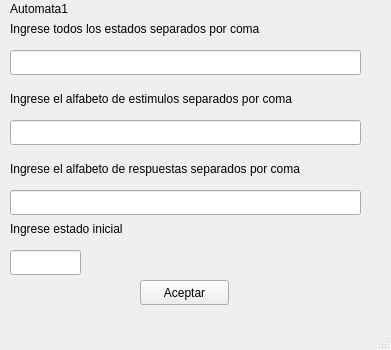
<?xml version="1.0" encoding="UTF-8"?>
<ui version="4.0">
 <class>MainWindow</class>
 <widget class="QMainWindow" name="MainWindow">
  <property name="geometry">
   <rect>
    <x>0</x>
    <y>0</y>
    <width>391</width>
    <height>350</height>
   </rect>
  </property>
  <property name="windowTitle">
   <string>MainWindow</string>
  </property>
  <widget class="QWidget" name="centralwidget">
   <widget class="QLabel" name="label">
    <property name="geometry">
     <rect>
      <x>10</x>
      <y>20</y>
      <width>381</width>
      <height>17</height>
     </rect>
    </property>
    <property name="text">
     <string>Ingrese todos los estados separados por coma</string>
    </property>
   </widget>
   <widget class="QLineEdit" name="lineEdit">
    <property name="geometry">
     <rect>
      <x>10</x>
      <y>50</y>
      <width>351</width>
      <height>25</height>
     </rect>
    </property>
   </widget>
   <widget class="QLineEdit" name="text_S">
    <property name="geometry">
     <rect>
      <x>10</x>
      <y>120</y>
      <width>351</width>
      <height>25</height>
     </rect>
    </property>
   </widget>
   <widget class="QLineEdit" name="text_R">
    <property name="geometry">
     <rect>
      <x>10</x>
      <y>190</y>
      <width>351</width>
      <height>25</height>
     </rect>
    </property>
   </widget>
   <widget class="QLabel" name="label_2">
    <property name="geometry">
     <rect>
      <x>10</x>
      <y>90</y>
      <width>401</width>
      <height>17</height>
     </rect>
    </property>
    <property name="text">
     <string>Ingrese el alfabeto de estimulos separados por coma</string>
    </property>
   </widget>
   <widget class="QLabel" name="label_3">
    <property name="geometry">
     <rect>
      <x>10</x>
      <y>160</y>
      <width>401</width>
      <height>17</height>
     </rect>
    </property>
    <property name="text">
     <string>Ingrese el alfabeto de respuestas separados por coma</string>
    </property>
   </widget>
   <widget class="QPushButton" name="pushButton">
    <property name="geometry">
     <rect>
      <x>140</x>
      <y>280</y>
      <width>89</width>
      <height>25</height>
     </rect>
    </property>
    <property name="text">
     <string>Aceptar</string>
    </property>
   </widget>
   <widget class="QLineEdit" name="lineEdit_2">
    <property name="geometry">
     <rect>
      <x>10</x>
      <y>250</y>
      <width>71</width>
      <height>25</height>
     </rect>
    </property>
   </widget>
   <widget class="QLabel" name="label_4">
    <property name="geometry">
     <rect>
      <x>10</x>
      <y>220</y>
      <width>361</width>
      <height>17</height>
     </rect>
    </property>
    <property name="text">
     <string>Ingrese estado inicial</string>
    </property>
   </widget>
   <widget class="QLabel" name="automata_n">
    <property name="geometry">
     <rect>
      <x>10</x>
      <y>0</y>
      <width>91</width>
      <height>17</height>
     </rect>
    </property>
    <property name="text">
     <string>Automata1</string>
    </property>
   </widget>
  </widget>
  <widget class="QMenuBar" name="menubar">
   <property name="geometry">
    <rect>
     <x>0</x>
     <y>0</y>
     <width>391</width>
     <height>22</height>
    </rect>
   </property>
  </widget>
  <widget class="QStatusBar" name="statusbar"/>
 </widget>
 <resources/>
 <connections/>
</ui>
